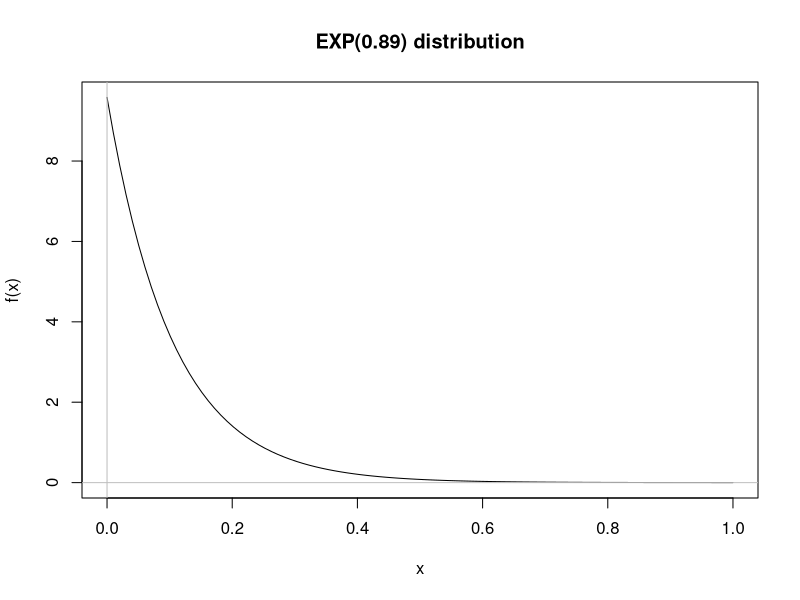

Here is the R script that generated this plot:
##########
## 16.5 ##
##########
#(a)
##(i)
lambda.day <- 3500/365.25
lambda.day
##(ii)
xvals <- seq(0,1,length=100)
plot(xvals,dexp(xvals,lambda.day),type="l",xlab="x",ylab="f(x)",main="EXP(0.89) distribution")
abline(h=0,col="gray")
abline(v=0,col="gray")
##(iii)
pexp(0.5/24,rate=lambda.day)
##(iv)
qexp(1-0.1,rate=lambda.day)*24
#(b)
##(i)
pexp(5,1/11)
##(ii)
pexp(6,1/9)
##(iii)
1-pexp(15,1/11)
1-pexp(15,1/9)
